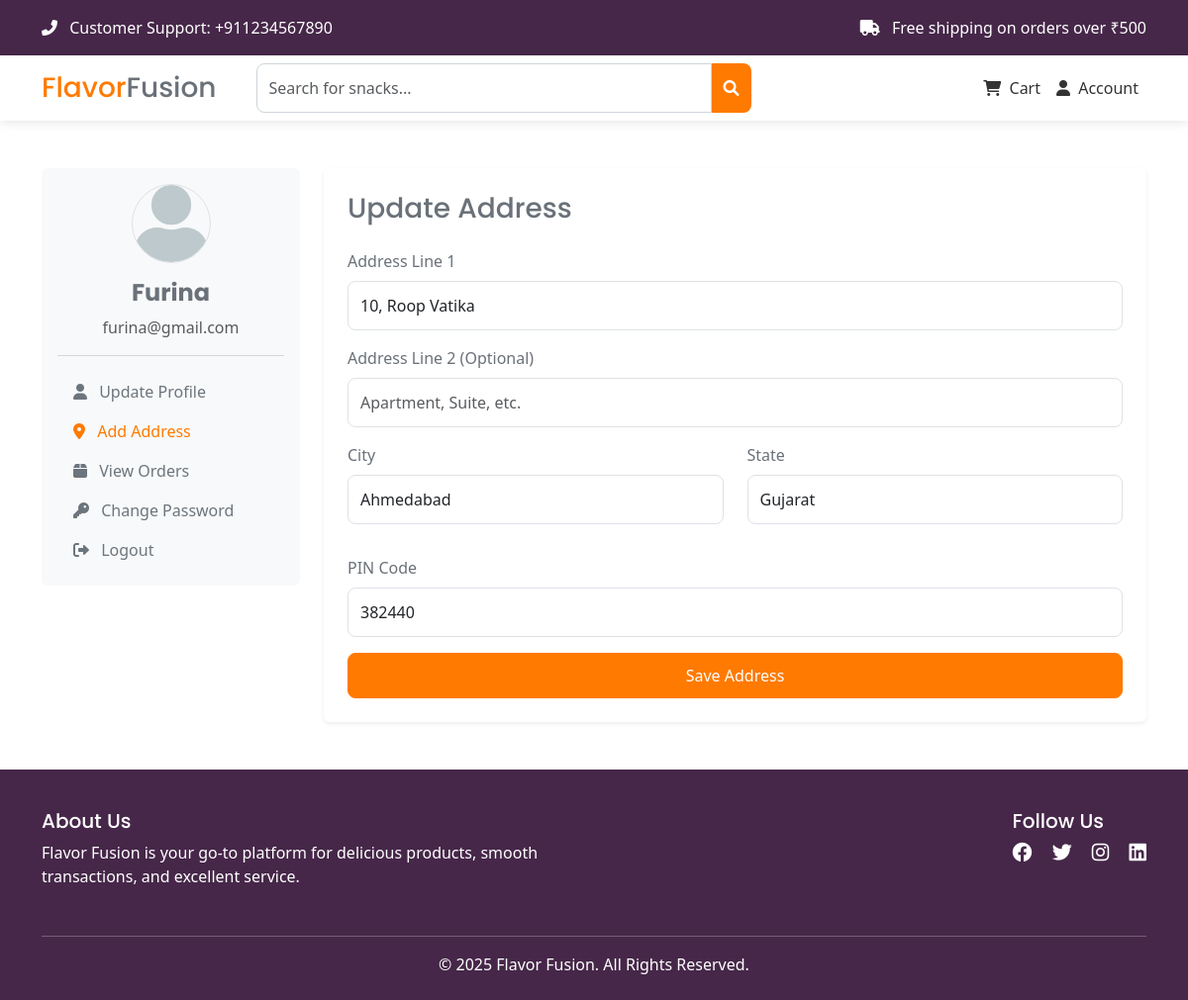
The app's page /profile/address/index.php (signed in) with its own data.
### tables this page shows
CREATE TABLE `addresses` (
  `id` int(11) NOT NULL,
  `user_id` int(11) NOT NULL,
  `address_line1` varchar(255) NOT NULL,
  `address_line2` varchar(255) NOT NULL,
  `city` varchar(100) NOT NULL,
  `state` varchar(100) NOT NULL,
  `pin_code` varchar(20) NOT NULL,
  `country` varchar(100) NOT NULL DEFAULT 'India',
  `created_at` timestamp NOT NULL DEFAULT current_timestamp()
);

### database/database.php (called while the page is built)
<?php
require(__DIR__ . '/Connection.php');
$servername = 'localhost';
$port = 3306;
$db_name = 'flavor_fusion_db';
$username = 'root';
$password = '';
$connection = new Connection($servername, $port, $db_name, $username, $password);

### database/Connection.php (called while the page is built, shortened)
<?php
class Connection
{
    private $pdo;
    public function __construct($server_name, $port, $db_name, $username, $password)
    {
        try {
            $this->pdo = new PDO("mysql:host={$server_name};port={$port};dbname={$db_name}", $username, $password);
            $this->pdo->setAttribute(PDO::ATTR_ERRMODE, PDO::ERRMODE_EXCEPTION);
            $this->pdo->setAttribute(PDO::ATTR_DEFAULT_FETCH_MODE, PDO::FETCH_ASSOC);
        } catch (PDOException $e) {
            echo $e->getMessage();
            die();
        }
    }
    public function findOne($table_name, $options)
    {
        $column_names = array_keys($options);
        $condition_array = [];
        for ($i = 0; $i < count($column_names); $i++) {
            array_push($condition_array, "{$column_names[$i]} = :{$column_names[$i]}");
        }
        $condition = implode(" AND ", $condition_array);
        $statement = $this->pdo->prepare("SELECT * FROM {$table_name} WHERE {$condition} LIMIT 1");
        $statement->execute($options);
        $result = $statement->fetch();
        return $result;
    }
}

### init.php (called while the page is built, shortened)
<?php
function get_auth_user()
{
    if (isset($_SESSION["user"])) {
        return $_SESSION["user"];
    }
    return null;
}

### public/profile/address/index.php (the view, shortened to what this page needs)
<?php
include_once "../../../init.php";
include_once DB_ROOT . 'database.php';
$address_info = [];
$auth_user = get_auth_user();
$address = $connection->findOne("addresses", ["user_id" => $auth_user["id"]]);
if ($address) {
    $address_info = $address;
}
?>
<?php include_once '../../../includes/header.php' ?>
<?php include_once '../../../includes/nav.php' ?>
<div class="container py-5">
    <div class="row">
        <?php $active = "address";
        include_once '../../../includes/user_sidebar.php' ?>
        <div class="col-md-9">
            <div class="profile-content bg-white p-4 rounded shadow-sm">
                <h3 class="mb-4">Update Address</h3>
                <form method="POST" novalidate>
                    <div class="mb-3">
                        <label for="addressLine1" class="form-label">Address Line 1</label>
                        <input type="text" class="form-control" id="addressLine1" placeholder="House No, Street" name="address_line1" value="<?= $address_info["address_line1"] ?? '' ?>" required>
                    </div>
                    <div class="mb-3">
                        <label for="addressLine2" class="form-label">Address Line 2 (Optional)</label>
                        <input type="text" class="form-control" id="addressLine2" placeholder="Apartment, Suite, etc." name="address_line2" value="<?= $address_info["address_line2"] ?? '' ?>">
                    </div>
                    <div class="row">
                        <div class="col-md-6 mb-3">
                            <label for="city" class="form-label">City</label>
                            <input type="text" class="form-control" id="city" placeholder="Enter city" name="city" value="<?= $address_info["city"] ?? '' ?>" required>
                        </div>
                        <div class="col-md-6 mb-3">
                            <label for="state" class="form-label">State</label>
                            <input type="text" class="form-control" id="state" placeholder="Enter state" name="state" value="<?= $address_info["state"] ?? '' ?>" required>
                        </div>
                    </div>
                    <div class="mb-3">
                        <label for="pincode" class="form-label">PIN Code</label>
                        <input type="text" class="form-control" id="pincode" placeholder="Enter PIN code" name="pin_code" value="<?= $address_info["pin_code"] ?? '' ?>" required>
                    </div>
                    <button type="submit" class="btn btn-primary w-100">Save Address</button>
                </form>
            </div>
        </div>
    </div>
</div>
<?php include_once '../../../includes/footer.php' ?>

### public/assets/css/style.css (style rules this page uses)
:root { --primary-color-50: #fff2e6; --primary-color-100: #ffd7b3; --primary-color: #ff7a00; --body-color: #6a7179; --gray-100: #dee2e6; --gray-500: #868e96; --secondary-color: #462749; --color-success: #20c997; --color-error: #ff6b6b; }
body { color: var(--body-color); min-height: 100dvh; display: flex; flex-direction: column; }
h1, h2, h3, h4, h5, h6 { font-family: "Poppins", sans-serif; }
.btn { padding: 8px 12px; border-radius: 8px; }
.btn-outline-primary:hover, .btn-primary { background-color: var(--primary-color); border-color: var(--primary-color); border-radius: 8px; padding: 10px 20px; transition: all 0.3s ease; font-weight: 500; }
.form-control, .form-select { border-radius: 8px; padding: 12px; border: 1px solid var(--gray-100); }
.form-label { font-weight: 500; margin-bottom: 0.5rem; }

### records on screen
addresses: address_line1 "10, Roop Vatika", city "Ahmedabad", state "Gujarat", pin_code "382440"

### other values on screen
$user["name"] "Furina"
$user["email"] "furina@gmail.com"
